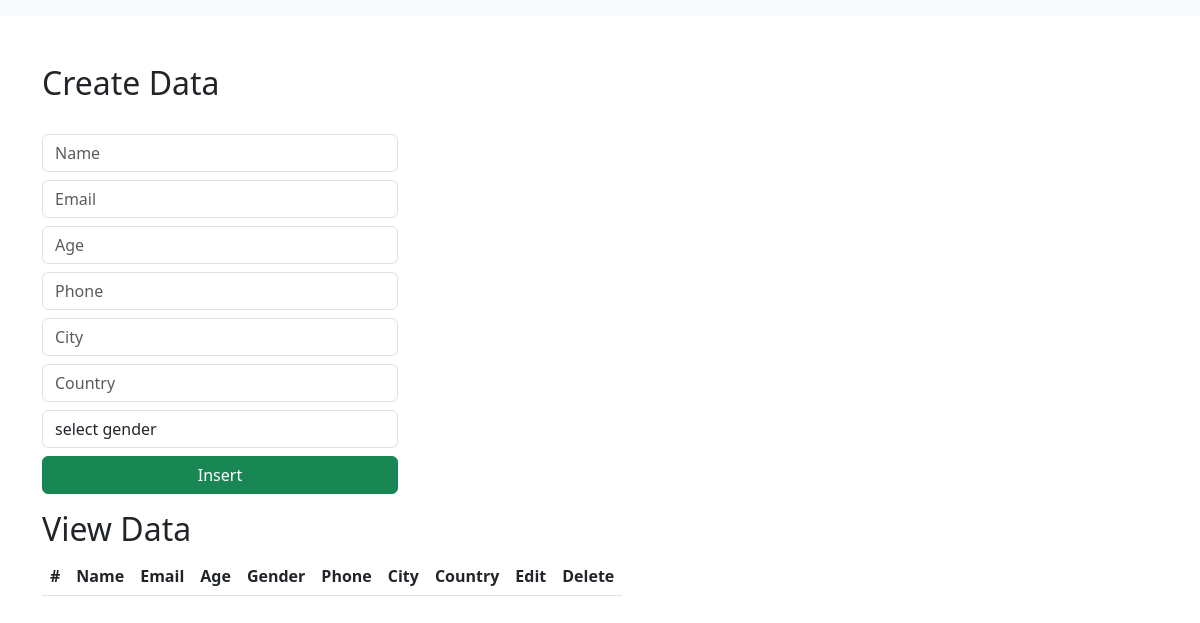
Before: / with the older database file.
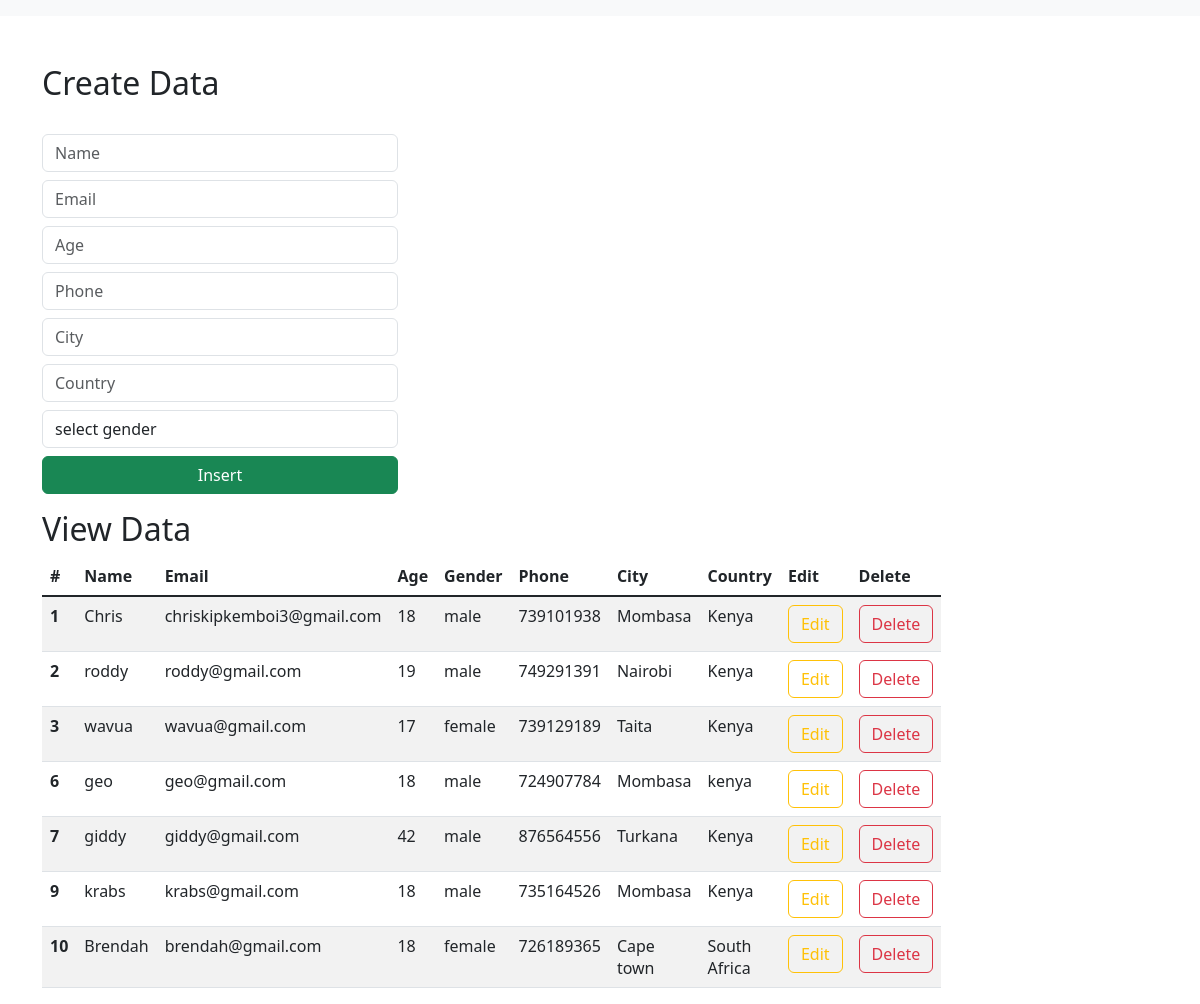
After: the same page with the newer database file.
### kipkemboi/models.py (models this page shows)
class Student(models.Model):
    name = models.CharField(max_length=50, blank=True, null= False)
    email = models.EmailField(max_length=50, blank=True, null= False)
    age = models.IntegerField(max_length=50, blank=True, null= False)
    gender = models.CharField(max_length=50, blank=True, null= False)
    phone = models.IntegerField(max_length=50, blank=True, null=False)
    city = models.CharField(max_length=50, blank=True, null=False)
    country = models.CharField(max_length=50, blank=True, null=False)

### kipkemboi/view.py (the view)
# urls.py: path('', view.index_page, name = 'index'),
def index_page(request):
    data = Student.objects.all()
    context = {'data':data}
    return render(request, "index.html", context)

### templates/index.html (shortened to what this page needs)
<html lang="en">
    <link href="https://cdn.jsdelivr.net/npm/bootstrap@5.3.0-alpha1/dist/css/bootstrap.min.css" rel="stylesheet">
  <head>
  </head>
  <body>
    <nav class="navbar navbar-expand-lg bg-body-tertiary">
      </nav>
      <div class="container mt-5">
        <div class="row">
            <div class="col-md-4">
                <h2>Create Data</h2>
                <br>
                <form action="/insert" method="post">
                    <div class="form-group">
                        <input type="text" class="form-control" placeholder="Name" name="name" required>
                    </div>
                    <div class="form-group">
                        <input type="email" class="form-control  mt-2" placeholder="Email" name="email" required>
                    </div>
                    <div class="form-group">
                        <input type="number" class="form-control  mt-2" placeholder="Age" name="age" required>
                    </div>
                    <div class="form-group">
                        <input type="number" class="form-control  mt-2" placeholder="Phone" name="phone" required>
                    </div>
                     <div class="form-group">
                        <input type="text" class="form-control  mt-2" placeholder="City" name="city" required>
                    </div>
                    <div class="form-group">
                        <input type="text" class="form-control  mt-2" placeholder="Country" name="country" required>
                    </div>
                    <div class="form-group mt-2">
                        <select id="gender" name="gender" class="form-control" required>
                            <option selected>select gender</option>
                        </select>
                    <div class="d-grid gap-2">
                        <button class="btn btn-success mt-2" type="submit">Insert</button>
                    </div>
                    </div>
                </form>
            <div class="col-md-8">
                <h2>View Data</h2>
                <table class="table table-striped table-hover">
                    <thead>
                      <tr>
                        <th scope="col">#</th>
                        <th scope="col">Name</th>
                        <th scope="col">Email</th>
                        <th scope="col">Age</th>
                        <th scope="col">Gender</th>
                          <th scope="col">Phone</th>
                          <th scope="col">City</th>
                          <th scope="col">Country</th>
                        <th scope="col">Edit</th>
                        <th scope="col">Delete</th>
                      </tr>
                    </thead>
                    <tbody class="table-group-divider">
                    {% for d in data %}
                      <tr>
                        <th scope="row">{{d.id}}</th>
                        <td>{{d.name}}</td>
                        <td>{{d.email}}</td>
                        <td>{{d.age}}</td>
                        <td>{{d.gender}}</td>
                        <td>{{d.phone}}</td>
                        <td>{{d.city}}</td>
                        <td>{{d.country}}</td>
                        <td><a href="/update/{{d.id}}" type="button" class="btn btn-outline-warning">Edit</a></td>
                        <td><a href="/delete/{{d.id}}" type="button" class="btn btn-outline-danger">Delete</a></td>
                      </tr>
                    {% endfor %}
                    </tbody>
                  </table>
            </div>
        </div>
      </div>
      </div>
  </body>
</html>

Changed rows visible on the page:
added Student: id "1", name "Chris", email "chriskipkemboi3@gmail.com", age "18", gender "male", phone "739101938", city "Mombasa", country "Kenya"
added Student: id "2", name "roddy", email "roddy@gmail.com", age "19", gender "male", phone "749291391", city "Nairobi", country "Kenya"
added Student: id "3", name "wavua", email "wavua@gmail.com", age "17", gender "female", phone "739129189", city "Taita", country "Kenya"
added Student: id "6", name "geo", email "geo@gmail.com", age "18", gender "male", phone "724907784", city "Mombasa", country "kenya"
added Student: id "7", name "giddy", email "giddy@gmail.com", age "42", gender "male", phone "876564556", city "Turkana", country "Kenya"
added Student: id "9", name "krabs", email "krabs@gmail.com", age "18", gender "male", phone "735164526", city "Mombasa", country "Kenya"
added Student: id "10", name "Brendah", email "brendah@gmail.com", age "18", gender "female", phone "726189365", city "Cape town", country "South Africa"
